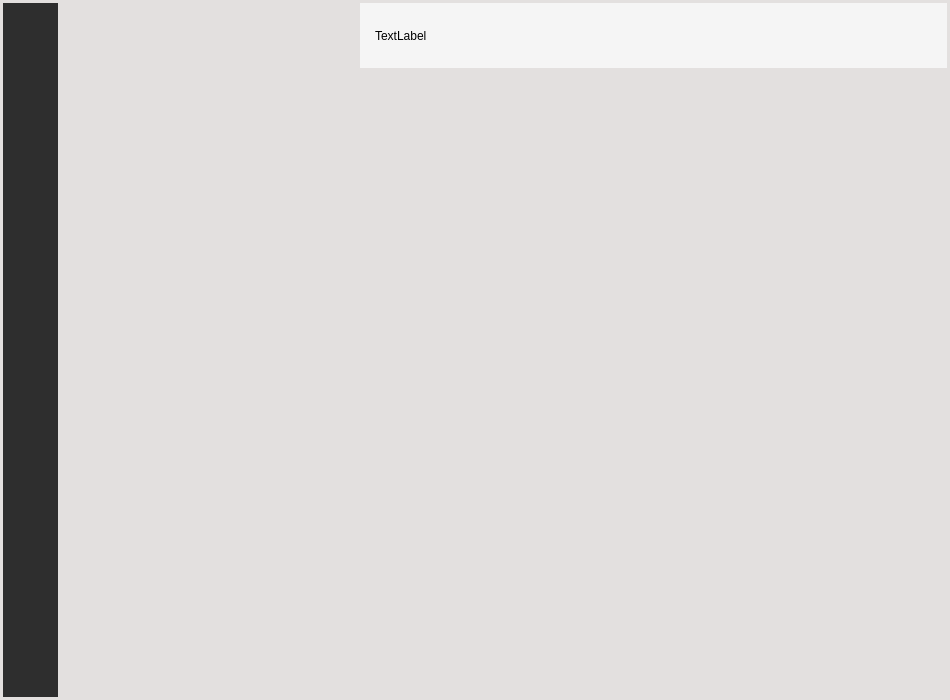
<?xml version="1.0" encoding="UTF-8"?>
<ui version="4.0">
 <class>Cell_Main</class>
 <widget class="QWidget" name="Cell_Main">
  <property name="geometry">
   <rect>
    <x>0</x>
    <y>0</y>
    <width>950</width>
    <height>700</height>
   </rect>
  </property>
  <property name="minimumSize">
   <size>
    <width>950</width>
    <height>700</height>
   </size>
  </property>
  <property name="windowTitle">
   <string>Cell_Main</string>
  </property>
  <property name="styleSheet">
   <string notr="true">QWidget#Cell_Main{background-color: rgb(227,224,223);
}
QPushButton#maximize{
border:none;
}
QPushButton#maximize:hover{
background-color: rgb(227,224,223);
}
</string>
  </property>
  <layout class="QGridLayout" name="gridLayout_2">
   <property name="leftMargin">
    <number>0</number>
   </property>
   <property name="topMargin">
    <number>0</number>
   </property>
   <property name="rightMargin">
    <number>0</number>
   </property>
   <property name="bottomMargin">
    <number>0</number>
   </property>
   <property name="spacing">
    <number>0</number>
   </property>
   <item row="0" column="0">
    <widget class="QWidget" name="main_widget" native="true">
     <layout class="QGridLayout" name="gridLayout_5">
      <property name="leftMargin">
       <number>3</number>
      </property>
      <property name="topMargin">
       <number>3</number>
      </property>
      <property name="rightMargin">
       <number>3</number>
      </property>
      <property name="bottomMargin">
       <number>3</number>
      </property>
      <property name="spacing">
       <number>1</number>
      </property>
      <item row="0" column="2">
       <widget class="QWidget" name="name_tag" native="true">
        <property name="minimumSize">
         <size>
          <width>0</width>
          <height>65</height>
         </size>
        </property>
        <property name="maximumSize">
         <size>
          <width>16777215</width>
          <height>65</height>
         </size>
        </property>
        <property name="styleSheet">
         <string notr="true">background-color: rgb(245,245,245);
</string>
        </property>
        <layout class="QGridLayout" name="gridLayout_6">
         <property name="leftMargin">
          <number>15</number>
         </property>
         <property name="topMargin">
          <number>0</number>
         </property>
         <property name="rightMargin">
          <number>0</number>
         </property>
         <property name="bottomMargin">
          <number>0</number>
         </property>
         <property name="spacing">
          <number>0</number>
         </property>
         <item row="0" column="2">
          <widget class="QPushButton" name="options">
           <property name="minimumSize">
            <size>
             <width>30</width>
             <height>30</height>
            </size>
           </property>
           <property name="maximumSize">
            <size>
             <width>30</width>
             <height>30</height>
            </size>
           </property>
           <property name="styleSheet">
            <string notr="true">QPushButton#options{
border:none;
}
QPushButton#options:hover{
background-color: rgb(208, 208, 208);
border:none;
}
QPushiButton#options:press{
background-color: rgb(157, 157, 157);
border:none;
}</string>
           </property>
           <property name="text">
            <string/>
           </property>
          </widget>
         </item>
         <item row="0" column="4">
          <widget class="QPushButton" name="maximize">
           <property name="minimumSize">
            <size>
             <width>30</width>
             <height>30</height>
            </size>
           </property>
           <property name="maximumSize">
            <size>
             <width>30</width>
             <height>30</height>
            </size>
           </property>
           <property name="styleSheet">
            <string notr="true">QPushButton#maximize{
border:none;
}
QPushButton#maximize:hover{
background-color: rgb(208, 208, 208);
border:none;
}
QPushiButton#maximizee:pressed{
background-color: rgb(157, 157, 157);
border:none;
}</string>
           </property>
           <property name="text">
            <string/>
           </property>
          </widget>
         </item>
         <item row="0" column="5">
          <widget class="QPushButton" name="shutdown">
           <property name="minimumSize">
            <size>
             <width>30</width>
             <height>30</height>
            </size>
           </property>
           <property name="maximumSize">
            <size>
             <width>30</width>
             <height>30</height>
            </size>
           </property>
           <property name="styleSheet">
            <string notr="true">QPushButton#shutdown{border:none;}
QPushButton#shutdown:hover{
background-color:rgb(255, 0, 46);
border:none;
}
</string>
           </property>
           <property name="text">
            <string/>
           </property>
          </widget>
         </item>
         <item row="1" column="4">
          <spacer name="verticalSpacer">
           <property name="orientation">
            <enum>Qt::Vertical</enum>
           </property>
           <property name="sizeHint" stdset="0">
            <size>
             <width>20</width>
             <height>40</height>
            </size>
           </property>
          </spacer>
         </item>
         <item row="0" column="3">
          <widget class="QPushButton" name="minimize">
           <property name="minimumSize">
            <size>
             <width>30</width>
             <height>30</height>
            </size>
           </property>
           <property name="maximumSize">
            <size>
             <width>30</width>
             <height>30</height>
            </size>
           </property>
           <property name="styleSheet">
            <string notr="true">QPushButton#minimize{
border:none;
}
QPushButton#minimize:hover{
background-color: rgb(208, 208, 208);
border:none;
}
QPushiButton#minimize:pressed{
background-color: rgb(157, 157, 157);
border:none;
}</string>
           </property>
           <property name="text">
            <string/>
           </property>
          </widget>
         </item>
         <item row="0" column="1">
          <spacer name="horizontalSpacer_4">
           <property name="orientation">
            <enum>Qt::Horizontal</enum>
           </property>
           <property name="sizeHint" stdset="0">
            <size>
             <width>437</width>
             <height>20</height>
            </size>
           </property>
          </spacer>
         </item>
         <item row="0" column="0" rowspan="2">
          <widget class="QLabel" name="name">
           <property name="minimumSize">
            <size>
             <width>400</width>
             <height>0</height>
            </size>
           </property>
           <property name="styleSheet">
            <string notr="true">font: 24pt &quot;Eras Bold ITC&quot;;</string>
           </property>
           <property name="text">
            <string>TextLabel</string>
           </property>
          </widget>
         </item>
        </layout>
       </widget>
      </item>
      <item row="1" column="2">
       <widget class="QWidget" name="chat" native="true"/>
      </item>
      <item row="0" column="1" rowspan="2">
       <widget class="QWidget" name="friend_2" native="true">
        <property name="minimumSize">
         <size>
          <width>300</width>
          <height>0</height>
         </size>
        </property>
        <property name="maximumSize">
         <size>
          <width>300</width>
          <height>16777215</height>
         </size>
        </property>
        <zorder>side_bar</zorder>
       </widget>
      </item>
      <item row="0" column="0" rowspan="2">
       <widget class="QWidget" name="side_bar" native="true">
        <property name="minimumSize">
         <size>
          <width>55</width>
          <height>0</height>
         </size>
        </property>
        <property name="maximumSize">
         <size>
          <width>55</width>
          <height>16777215</height>
         </size>
        </property>
        <property name="styleSheet">
         <string notr="true">background-color: rgb(46,46,46);</string>
        </property>
        <widget class="QWidget" name="verticalLayoutWidget">
         <property name="geometry">
          <rect>
           <x>0</x>
           <y>0</y>
           <width>61</width>
           <height>701</height>
          </rect>
         </property>
         <layout class="QVBoxLayout" name="verticalLayout">
          <item>
           <spacer name="verticalSpacer_4">
            <property name="orientation">
             <enum>Qt::Vertical</enum>
            </property>
            <property name="sizeHint" stdset="0">
             <size>
              <width>20</width>
              <height>40</height>
             </size>
            </property>
           </spacer>
          </item>
          <item>
           <widget class="QPushButton" name="add">
            <property name="minimumSize">
             <size>
              <width>55</width>
              <height>55</height>
             </size>
            </property>
            <property name="maximumSize">
             <size>
              <width>55</width>
              <height>55</height>
             </size>
            </property>
            <property name="styleSheet">
             <string notr="true">QPushButton#add{border:none;}
QPushButton#add:hover{
border:none;
background-color: rgb(79, 79, 79);
}</string>
            </property>
            <property name="text">
             <string/>
            </property>
           </widget>
          </item>
          <item>
           <spacer name="verticalSpacer_2">
            <property name="orientation">
             <enum>Qt::Vertical</enum>
            </property>
            <property name="sizeHint" stdset="0">
             <size>
              <width>20</width>
              <height>40</height>
             </size>
            </property>
           </spacer>
          </item>
          <item>
           <widget class="QPushButton" name="change_color">
            <property name="minimumSize">
             <size>
              <width>55</width>
              <height>55</height>
             </size>
            </property>
            <property name="maximumSize">
             <size>
              <width>55</width>
              <height>55</height>
             </size>
            </property>
            <property name="styleSheet">
             <string notr="true">QPushButton#change_color{border:none;}
QPushButton#change_color:hover{
border:none;
background-color: rgb(79, 79, 79);
}</string>
            </property>
            <property name="text">
             <string/>
            </property>
           </widget>
          </item>
          <item>
           <spacer name="verticalSpacer_3">
            <property name="orientation">
             <enum>Qt::Vertical</enum>
            </property>
            <property name="sizeHint" stdset="0">
             <size>
              <width>20</width>
              <height>40</height>
             </size>
            </property>
           </spacer>
          </item>
         </layout>
        </widget>
       </widget>
      </item>
     </layout>
    </widget>
   </item>
  </layout>
 </widget>
 <layoutdefault spacing="6" margin="11"/>
 <resources/>
 <connections/>
</ui>
